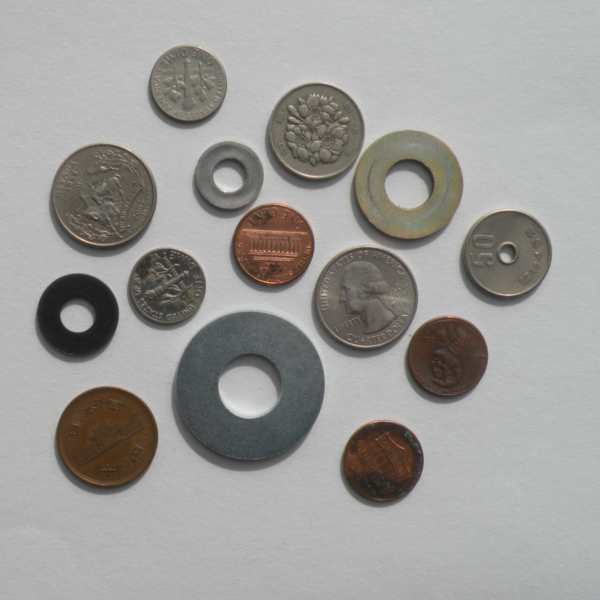
%> input picture ELEN640/DQ_Project3/Part 2/Color2/DSCN0582Color4_C1.png, 600 x 600 px
$ octave prjpart2runscriptC2.m   (GNU Octave 9; MATLAB toolbox functions it lacks are replaced by stand-ins)
%> lines starting %> are read from the running program, lines starting %| are printed output that depends on the picture
% Project part 2 run script - color image set 2
% Tested only with regular and edge for hough transform. Reasons given in
% report.

close all;
clear;

im1 = imread('Color2/DSCN0582Color4_C1.png');
%> im1 is the input picture: size 600x600x3 uint8; mean R, G, B 157, 155.8, 153.1
im2 = imread('Color2/DSCN0585Color4_C1.png');
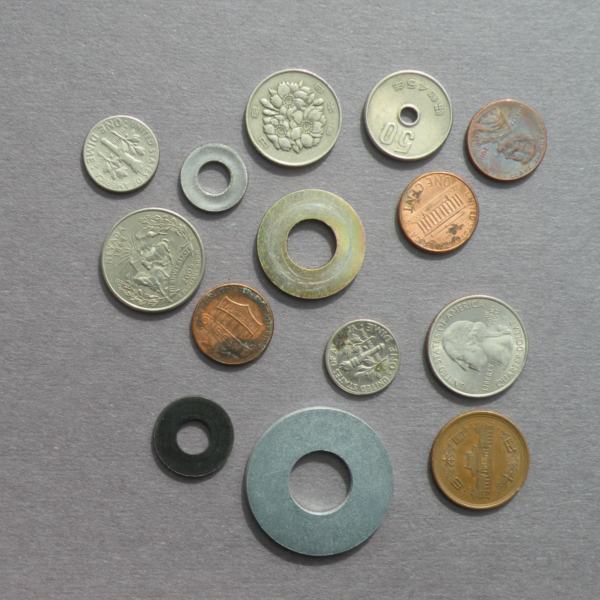
%> input picture ELEN640/DQ_Project3/Part 2/Color2/DSCN0585Color4_C1.png, 600 x 600 px
%> im2 is the input picture: size 600x600x3 uint8; mean R, G, B 142.1, 141.5, 136.2
im3 = imread('Color2/DSCN0588Color4_C1.png');
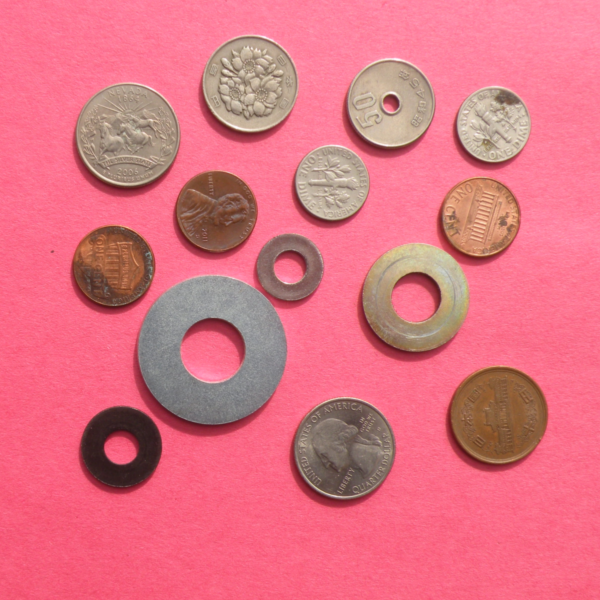
%> input picture ELEN640/DQ_Project3/Part 2/Color2/DSCN0588Color4_C1.png, 600 x 600 px
%> im3 is the input picture: size 600x600x3 uint8; mean R, G, B 223.4, 114.6, 131.3
im4 = imread('Color2/DSCN0595Color4_C1.png');
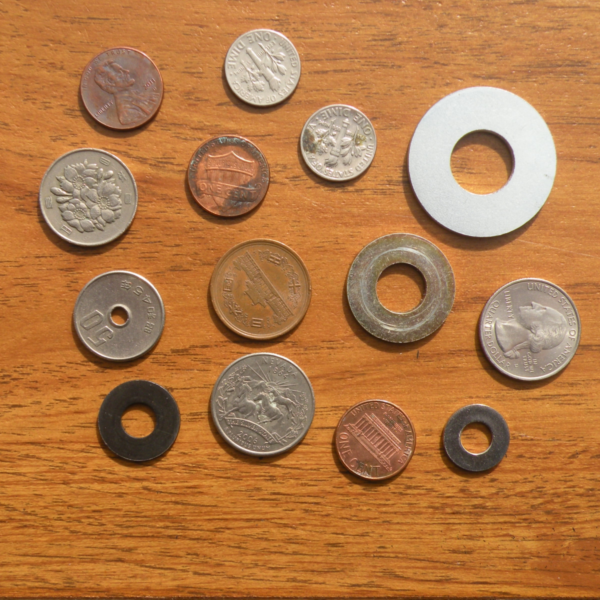
%> input picture ELEN640/DQ_Project3/Part 2/Color2/DSCN0595Color4_C1.png, 600 x 600 px
%> im4 is the input picture: size 600x600x3 uint8; mean R, G, B 179.3, 121.5, 71.5
im5 = imread('Color2/DSCN0598Color4_C1.png');
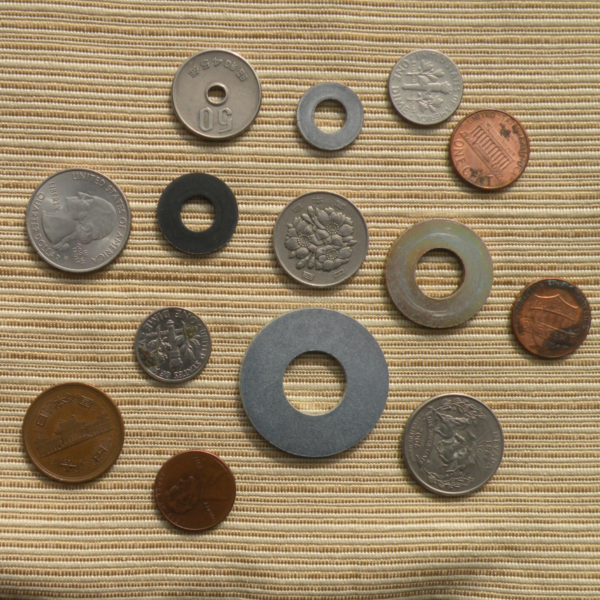
%> input picture ELEN640/DQ_Project3/Part 2/Color2/DSCN0598Color4_C1.png, 600 x 600 px
%> im5 is the input picture: size 600x600x3 uint8; mean R, G, B 154.1, 134.1, 103.6
im6 = imread('Color2/DSCN0601Color4_C1.png');
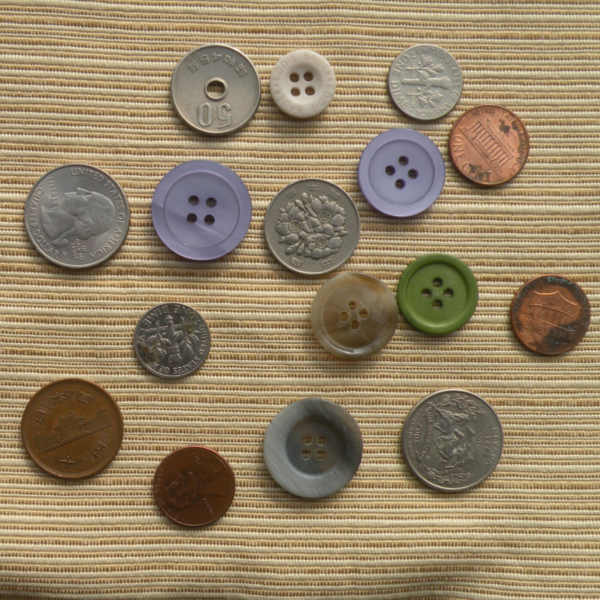
%> input picture ELEN640/DQ_Project3/Part 2/Color2/DSCN0601Color4_C1.png, 600 x 600 px
%> im6 is the input picture: size 600x600x3 uint8; mean R, G, B 151.3, 133.2, 103.8
%> (the run ends here)
